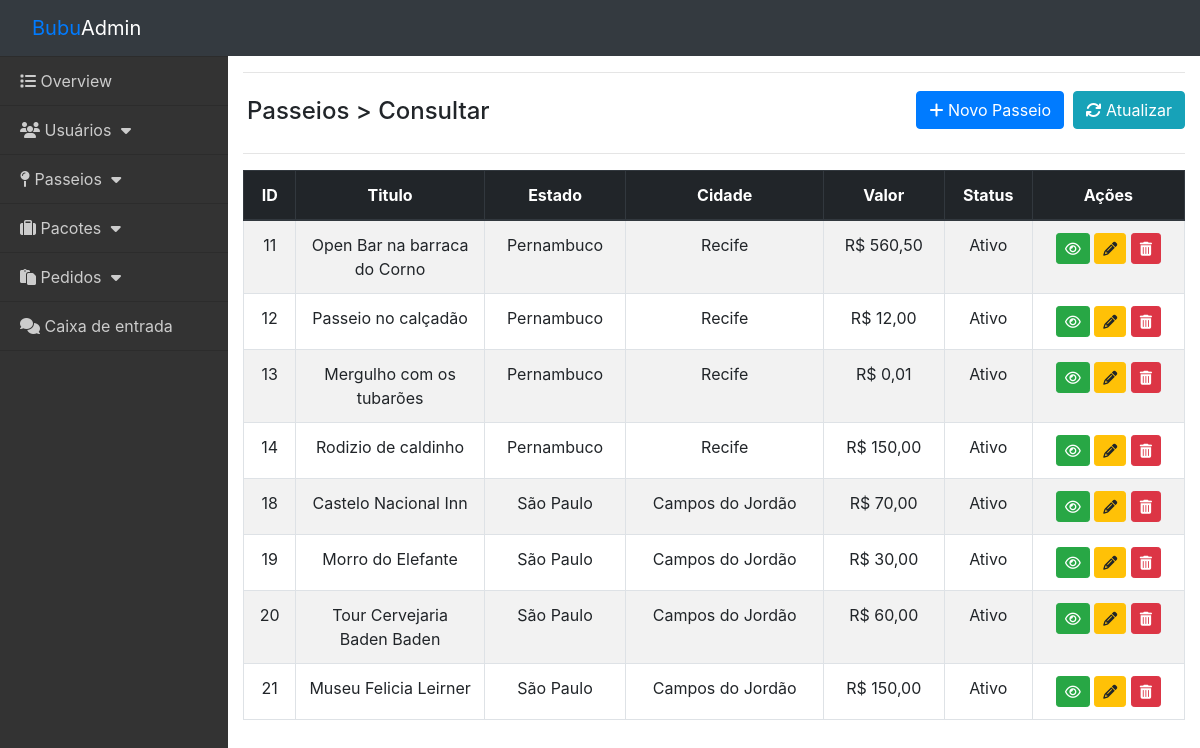
The page /view/painelAdmin/painelAdm.php?adm=passeiosMnt on the database its author committed.
### tables this page shows
CREATE TABLE `PAS` (
  `codPasseio` int(11) NOT NULL AUTO_INCREMENT,
  `titulo` varchar(255) NOT NULL,
  `descricao` text NOT NULL,
  `descResumida` varchar(100) DEFAULT NULL,
  `valor` float NOT NULL,
  `codEstado` int(11) DEFAULT NULL,
  `codCidade` int(11) DEFAULT NULL,
  `status` varchar(45) NOT NULL,
  `dataHoraCadastro` varchar(45) NOT NULL,
  PRIMARY KEY (`codPasseio`),
  KEY `PAS_EST_FK` (`codEstado`),
  KEY `PAS_CID_FK` (`codCidade`),
  CONSTRAINT `PAS_CID_FK` FOREIGN KEY (`codCidade`) REFERENCES `CID` (`codCidade`),
  CONSTRAINT `PAS_EST_FK` FOREIGN KEY (`codEstado`) REFERENCES `EST` (`codEstado`)
);

CREATE TABLE `EST` (
  `codEstado` int(11) NOT NULL,
  `nome` varchar(75) NOT NULL,
  `uf` varchar(5) NOT NULL,
  `codPais` int(7) NOT NULL,
  PRIMARY KEY (`codEstado`),
  UNIQUE KEY `codEstado_UNIQUE` (`codEstado`),
  KEY `fk_estados_pais_idx` (`codPais`),
  CONSTRAINT `fk_estados_pais` FOREIGN KEY (`codPais`) REFERENCES `FED` (`codPais`) ON DELETE NO ACTION ON UPDATE NO ACTION
);

### model/database.php (called while the page is built, shortened)
<?php
function open_database()
{
    try {
        $conn = new mysqli(DB_HOST, DB_USER, DB_PASSWORD, DB_NAME);
        return $conn;
    } catch (Exception $e) {
        echo $e->getMessage();
        return null;
    }
}
function find( $table = null, $nomeCampo = null, $valorCampo = null, $multResult = false ) {
  $database = open_database();
  $database->set_charset("utf8");
  $found = null;
  if ($nomeCampo) {
    $sql = "SELECT * FROM " . $table . " WHERE " . $nomeCampo . " = " . "'" . $valorCampo . "'";
    $result = $database->query($sql);
    if ($result->num_rows > 0) {
      $found = $result->fetch_assoc();
    }
  }
  if($nomeCampo == null) {
    $sql = "SELECT * FROM " . $table;
    $result = $database->query($sql);
    if ($result->num_rows > 0) {
      $found = $result->fetch_all(MYSQLI_ASSOC);
    }
  }
	return $found;
}
function find_all( $table ) {
    return find($table);
  }
?>

### controller/beans/passeioBean.php (called while the page is built, shortened)
<?php
function carrega_passeios() {
	$passeios = find_all('PAS');
}

### controller/beans/estadoBean.php (called while the page is built, shortened)
<?php
function carrega_estado_id($id_estado){
    return $estado = find( 'EST', 'codEstado', $id_estado);
}

### controller/beans/cidadeBean.php (called while the page is built, shortened)
<?php
function carrega_cidade_id($id_cidade){
    return $cidade = find( 'CID', 'codCidade', $id_cidade);
}

### view/painelAdmin/passeiosMnt.php (the view, shortened to what this page needs)
<?php
    require_once('../../controller/beans/passeioBean.php');
    require_once('../../controller/beans/estadoBean.php');
    require_once('../../controller/beans/cidadeBean.php');
	carrega_passeios();
?>
<hr>
<header>
	<div class="row">
		<div class="col-sm-7">
		<h4 class="mt-2 ml-1">Passeios > Consultar</h4>
		</div>
		<div class="col-sm-5 text-right h2">
	    	<a class="btn btn-primary" href="./painelAdm.php?adm=passeiosInc"><i class="fa fa-plus"></i> Novo Passeio</a>
	    	<a class="btn btn-info" href="./painelAdm.php?adm=passeiosMnt"><i class="fa fa-refresh"></i> Atualizar</a>
	    </div>
	</div>
</header>
<hr>
<table class="table table-hover text-center table-bordered table-striped">
	<thead class="thead-dark">
		<tr>
			<th>ID</th>
			<th width="20%">Titulo</th>
			<th>Estado</th>
			<th>Cidade</th>
            <th>Valor</th>
            <th>Status</th>
            <th>Ações</th>
		</tr>
	</thead>
	<tbody>
	<?php if ($passeios) : ?>
	<?php foreach ($passeios as $passeio) : ?>
		<tr>
			<td><?php echo $passeio['codPasseio']; ?></td>
			<td><?php echo $passeio['titulo']; ?></td>
            <td><?php echo carrega_estado_id($passeio['codEstado'])['nome']; ?></td>
			<td><?php echo carrega_cidade_id($passeio['codCidade'])['nome']; ?></td>
			<td><?php echo 'R$ ' . number_format($passeio['valor'], 2, ',', '.'); ?></td>
			<td><?php echo $passeio['status']; ?></td>
			<td class="actions">
				<a href="./painelAdm.php?adm=passeiosMntDetalhe&id=<?php echo $passeio['codPasseio']; ?>" class="btn btn-sm btn-success"><i class="fa fa-eye"></i> </a>
				<a href="./painelAdm.php?adm=passeiosMntAlterar&id=<?php echo $passeio['codPasseio']; ?>" class="btn btn-sm btn-warning"><i class="fa fa-pencil"></i> </a>
				<a href="#" class="btn btn-sm btn-danger" data-toggle="modal" data-target="#delete-modal-passeio"  onclick="setaDadosModal('<?php echo $passeio['codPasseio']; ?>')">
					<i class="fa fa-trash"></i>
				</a>
			</td>
		</tr>
	<?php endforeach; ?>
	<?php else : ?>
		<tr>
			<td colspan="6">Nenhum registro encontrado.</td>
		</tr>
	<?php endif; ?>
	</tbody>
</table>

### rows shown on the page
pas: codPasseio "11", titulo "Open Bar na barraca do Corno", codEstado.nome "Pernambuco", nome "Recife", valor "560,50", status "Ativo"
pas: codPasseio "12", titulo "Passeio no calçadão", codEstado.nome "Pernambuco", nome "Recife", valor "12,00", status "Ativo"
pas: codPasseio "13", titulo "Mergulho com os tubarões", codEstado.nome "Pernambuco", nome "Recife", valor "0,01", status "Ativo"
pas: codPasseio "14", titulo "Rodizio de caldinho", codEstado.nome "Pernambuco", nome "Recife", valor "150,00", status "Ativo"
pas: codPasseio "18", titulo "Castelo Nacional Inn", codEstado.nome "São Paulo", nome "Campos do Jordão", valor "70,00", status "Ativo"
pas: codPasseio "19", titulo "Morro do Elefante", codEstado.nome "São Paulo", nome "Campos do Jordão", valor "30,00", status "Ativo"
pas: codPasseio "20", titulo "Tour Cervejaria Baden Baden", codEstado.nome "São Paulo", nome "Campos do Jordão", valor "60,00", status "Ativo"
pas: codPasseio "21", titulo "Museu Felicia Leirner", codEstado.nome "São Paulo", nome "Campos do Jordão", valor "150,00", status "Ativo"
